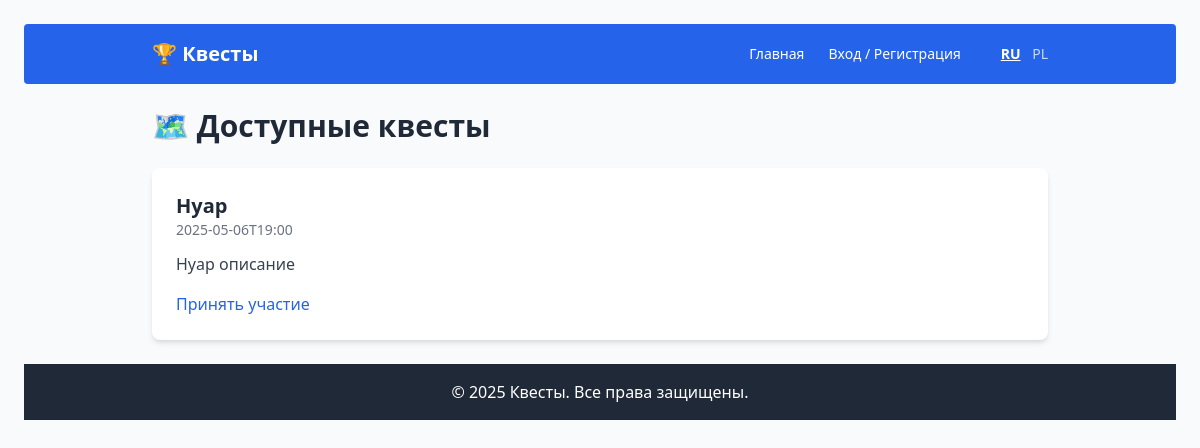
Before: / with the older database file.
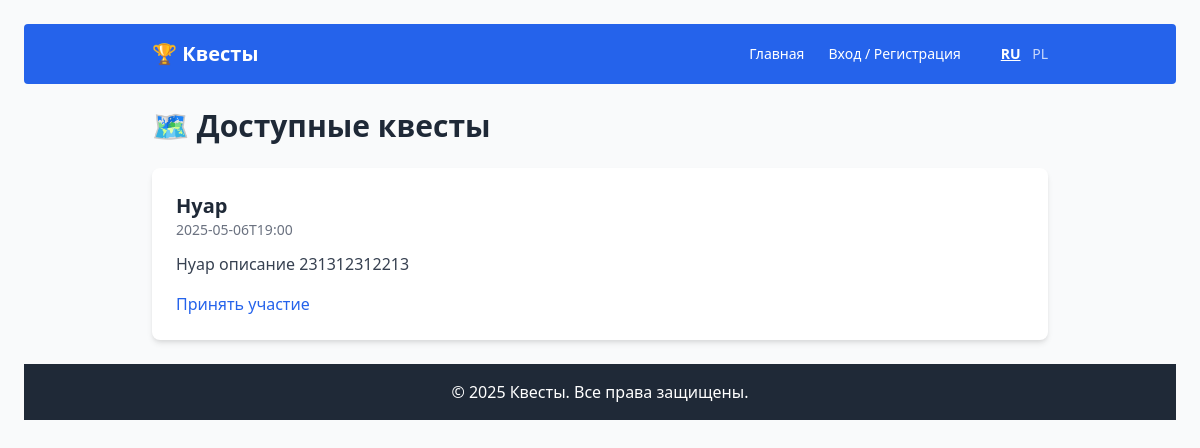
After: the same page with the newer database file.
### tables this page shows
CREATE TABLE games (
            id INTEGER PRIMARY KEY AUTOINCREMENT,
            name TEXT,
            slug TEXT,
            description TEXT,
            start_time TEXT,
            is_active INTEGER,
            cover_image TEXT,
            checkpoints TEXT
        );

### index.php (the view, shortened to what this page needs)
<?php
require_once __DIR__ . '/db/db.php';
$stmt = $db->query("SELECT * FROM games WHERE is_active = 1 ORDER BY start_time ASC");
$games = $stmt->fetchAll(PDO::FETCH_ASSOC);
include('header.php');
?>
<div class="max-w-4xl mx-auto">
    <div class="flex justify-between items-center mb-6">
        <h1 class="text-3xl font-bold text-gray-800">🗺️ Доступные квесты</h1>
    </div>
    <div class="space-y-6">
        <?php foreach ($games as $game): ?>
            <div class="bg-white shadow-md rounded-lg p-6">
                <h2 class="text-xl font-semibold text-gray-800"><?= htmlspecialchars($game['name']) ?></h2>
                <p class="text-sm text-gray-500 mb-3"><?= htmlspecialchars($game['start_time']) ?></p>
                <p class="text-gray-700 mb-4"><?= htmlspecialchars($game['description']) ?></p>
                <div class="flex justify-between items-center">
                    <?php if ($teamId && in_array($game['id'], $teamGames)): ?>
                        <a href="game.php?game_id=<?= $game['id'] ?>" class="text-blue-600 hover:underline">Подробнее</a>
                    <?php else: ?>
                        <form method="post" action="<?= $teamId ? 'join.php' : '#' ?>">
                            <button type="submit"
                                    onclick="<?= !$teamId ? "document.getElementById('authModal').classList.remove('hidden'); return false;" : '' ?>"
                                    class="text-blue-600 hover:underline">
                                Принять участие
                            </button>
                        </form>
                    <?php endif; ?>
                </div>
            </div>
        <?php endforeach; ?>
    </div>
</div>
<?php include('footer.php'); ?>

Changed rows visible on the page:
changed games "Нуар": description "Нуар описание" → "Нуар описание 231312312213"
